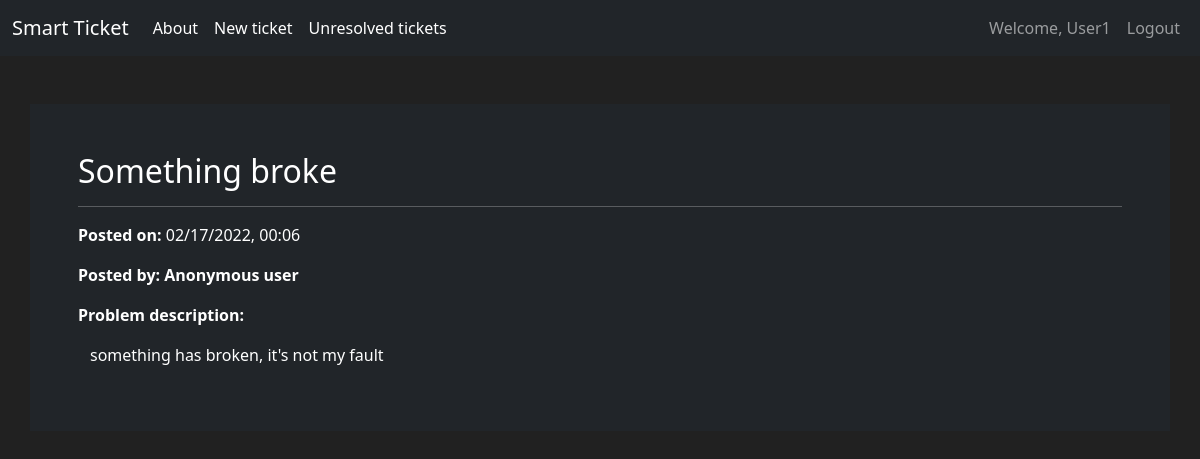
Page /ticket/1 (signed in) on the committed database.
### smart_ticket/models.py (models this page shows, shortened)
class User(db.Model, UserMixin):
    id = db.Column(db.Integer(),primary_key = True)
    creation_time = db.Column(db.DateTime(),nullable=False, default = datetime.now())
    username = db.Column(db.String(length = 30), nullable=False, unique = True)
    email = db.Column(db.String(length = 30), nullable=False, unique = True)
    password_hash = db.Column(db.String(length = 50), nullable=False, unique = True)
    created_tickets = db.relationship('Ticket',backref='author', lazy=True)
    @property
    def password(self):
        return self.password_hash

class Ticket(db.Model):
    id = db.Column(db.Integer(),primary_key = True)
    subject = db.Column(db.String(length=30), nullable=False)
    issue_description = db.Column(db.Text(length=2500))
    creation_time = db.Column(db.DateTime(),nullable=False, default = datetime.now())
    author_id = db.Column(db.Integer(), db.ForeignKey('user.id'), nullable=True)
    is_solved = db.Column(db.Boolean(), nullable=False, default = False)
    log_messages = db.relationship('TicketLogMessage',backref='ticket', lazy=True)

### smart_ticket/routes.py (the view)
@app.route('/ticket/<int:id>')
@login_required
def ticket_detail_page(id:int):
    ticket = Ticket.query.get_or_404(id)
    return render_template('ticket_detail.html', ticket=ticket)

### smart_ticket/models.py (called while the page is built)
@login_manager.user_loader
def load_user(user_id):
    return User.query.get(int(user_id))

### smart_ticket/routes.py (called while the page is built)
@app.template_filter('format_time')
def format_time(timestamp):
    return timestamp.strftime("%m/%d/%Y, %H:%M")

### smart_ticket/templates/ticket_detail.html (shortened to what this page needs)
{% extends 'base.html' %}
{% block content %}
<div class = "container bg-dark m-5 p-5 mx-auto">
    <h2>{{ticket.subject}}</h2>
    <hr>
    <p><strong> Posted on: </strong>{{ticket.creation_time|format_time}}</p>
    {% if ticket.author.username|length  %}
    <p><strong>Posted by: </strong>{{ticket.author.username}}</p>
    {%  else %}
    <p><strong>Posted by: Anonymous user</strong></p>
    {% endif %}
    <p><strong>Problem description:</strong></p>
    <div class ="container border-white">
        <p>{{ticket.issue_description}}</p>
    </div>
</div>
{% endblock content %}

### smart_ticket/templates/base.html (shortened to what this page needs)
<!doctype html>
<html lang="en">
  <head>
    <link href="https://cdn.jsdelivr.net/npm/bootstrap@5.1.3/dist/css/bootstrap.min.css" rel="stylesheet">
  </head>
  <body>
    <nav class="navbar navbar-expand-md  navbar-dark bg-dark">
      <div class="container-fluid">
        <a class="navbar-brand" href="{{ url_for('home_page') }}">Smart Ticket</a>
        <div class="collapse navbar-collapse" id="navbarSupportedContent">
          <ul class="navbar-nav me-auto mb-2 mb-lg-0">
            <li class="nav-item">
              <a class="nav-link active" href="{{ url_for('about_page') }}">About</a>
            </li>
            <li class="nav-item">
              <a class="nav-link active" aria-current="page" href="{{ url_for('create_ticket_page')}}">New ticket</a>
            </li>
            {% if current_user.is_authenticated %}
            <li class="nav-item">
              <a class="nav-link active" href="{{ url_for('ticket_list_page') }}">Unresolved tickets</a>
            </li>
            {% endif %}
          </ul>
          <ul class="navbar-nav ml-auto">
            {% if current_user.is_authenticated %}
            <li class="nav-item">
              <a class="nav-link">Welcome, {{ current_user.username }}</a>
            </li>
            <li class="nav-item">
              <a class="nav-link" href="{{ url_for('logout_page') }}">Logout</a>
            </li>
            {% else %}
            <li class="nav-item">
              <a class="nav-link" href="{{ url_for('login_page') }}">Login</a>
            </li>
            <li class="nav-item">
              <a class="nav-link" href="{{ url_for('registration_page') }}">Register</a>
            {% endif %}
          </ul>
        </div>
      </div>
    </nav>
    <div class="container-fluid">
      {% block content %}
      {% endblock %}
    </div>
  </body>
</html>

### smart_ticket/templates/base.html (style rules this page uses)
body { background-color: #212121; color: white }

### rows in the picture
User: username "User1"
Ticket: subject "Something broke", creation_time "02/17/2022, 00:06", issue_description "something has broken, it's not my fault"
